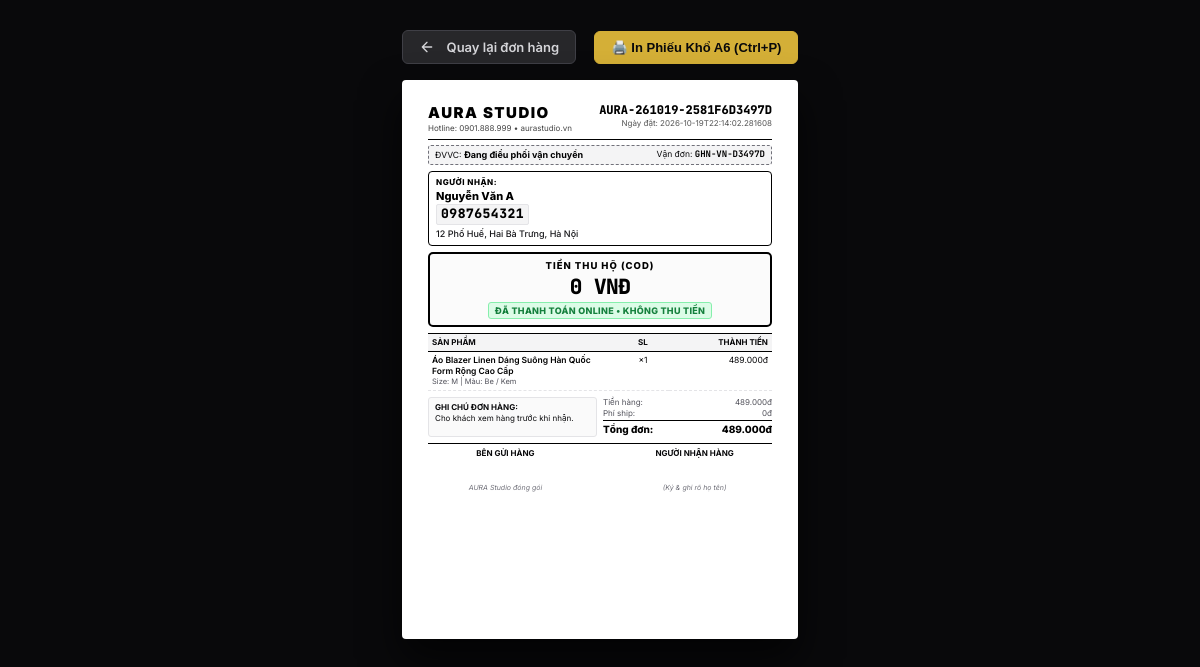
Before: /admin/orders/AURA-261019-2581F6D3497D/print (signed in) with the older database file.
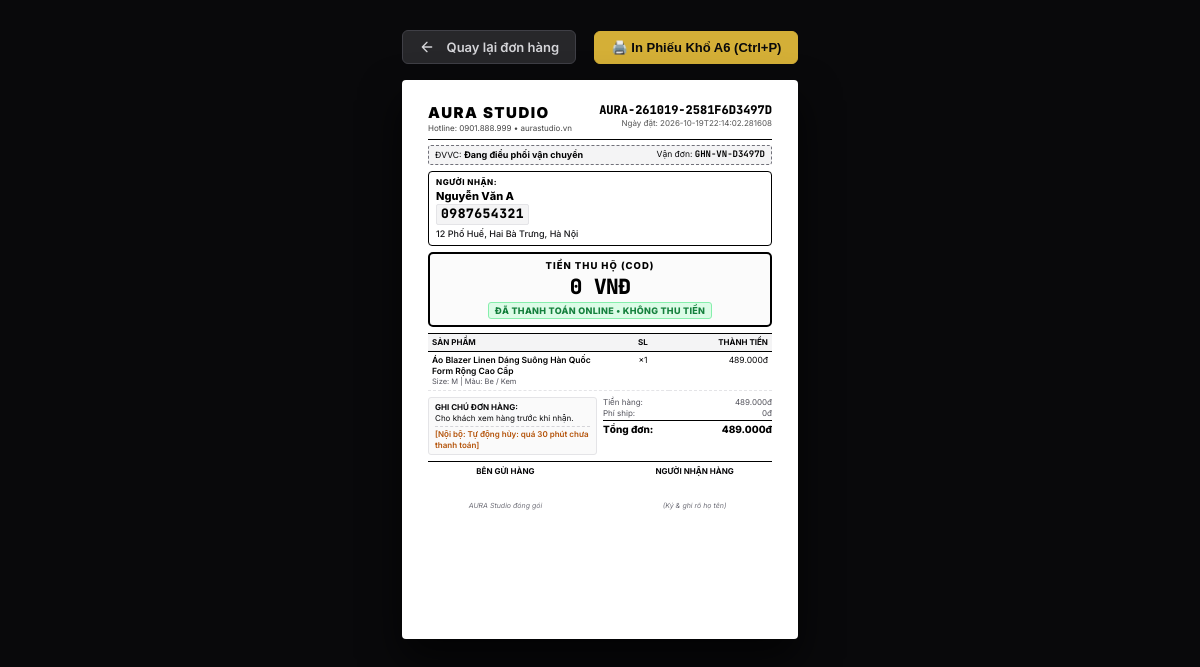
After: the same page with the newer database file.
### app/db/models.py (models this page shows)
class OrderDB(Base):
    __tablename__ = "orders"
    order_id = Column(String, primary_key=True)
    user_id = Column(String, index=True, nullable=True)
    customer_name = Column(String, nullable=False)
    customer_phone = Column(String, nullable=False)
    customer_email = Column(String, nullable=True)
    customer_address = Column(String, nullable=False)
    province = Column(String, nullable=True)
    district = Column(String, nullable=True)
    ward = Column(String, nullable=True)
    specific_address = Column(String, nullable=True)
    customer_note = Column(String, nullable=True)
    payment_method = Column(String, nullable=False)
    payment_status = Column(String, default="unpaid", nullable=False)
    order_status = Column(String, default="pending_payment", index=True, nullable=False)
    carrier = Column(String, default="Giao Hàng Nhanh (GHN Express)", nullable=True)
    tracking_code = Column(String, nullable=True, index=True)
    shipping_status = Column(String, default="ready_to_pick", nullable=True)
    estimated_delivery = Column(String, nullable=True)
    total_amount = Column(Integer, nullable=False)
    subtotal = Column(Integer, nullable=False)
    shipping_fee = Column(Integer, default=0, nullable=False)
    discount_amount = Column(Integer, default=0, nullable=False)
    voucher_code = Column(String, nullable=True)
    quote_json = Column(Text, nullable=True)
    internal_note = Column(Text, nullable=True)
    refund_bank_name = Column(String, nullable=True)
    refund_account_number = Column(String, nullable=True)
    refund_account_holder = Column(String, nullable=True)
    paid_at = Column(String, nullable=True)
    created_at = Column(String, nullable=False, index=True)
    items = relationship("OrderItemDB", back_populates="order", cascade="all, delete-orphan")

### app/routers/admin.py (the view)
@router.get("/admin/orders/{order_id}/print", response_class=HTMLResponse)
def admin_order_print_page(order_id: str, request: Request, admin: User = Depends(require_admin_page)):
    order = db_service.get_order_by_id(order_id)
    if not order:
        order = order_service.get_order_by_id(order_id)
    if not order:
        raise HTTPException(status_code=404, detail=f"Không tìm thấy đơn hàng '{order_id}' để in phiếu")
    cust_phone = order.get("customer_phone") or order.get("customer", {}).get("phone", "")
    cust_name = order.get("customer_name") or order.get("customer", {}).get("name", "Khách hàng")
    cust_addr = order.get("customer_address") or order.get("customer", {}).get("address", "")
    cust_note = order.get("customer_note") or order.get("customer", {}).get("note", "")
    is_cod = (order.get("payment_method") == "cod") and (order.get("payment_status") != "paid")
    total_amount = order.get("total_amount") or order.get("quote", {}).get("total", 0)
    cod_amount = total_amount if is_cod else 0
    quote = order.get("quote", {})
    items = quote.get("lines") or order.get("items") or []
    ctx = base_context(
        request,
        user=admin,
        order=order,
        order_id=order.get("order_id") or order_id,
        customer_phone=cust_phone,
        customer_name=cust_name,
        customer_address=cust_addr,
        customer_note=cust_note,
        is_cod=is_cod,
        cod_amount=cod_amount,
        items=items,
        total_amount=total_amount,
        subtotal=order.get("subtotal") or quote.get("subtotal", 0),
        shipping_fee=order.get("shipping_fee") or quote.get("shipping_fee", 0),
        discount_amount=order.get("discount_amount") or quote.get("discount_amount", 0),
        created_at=order.get("created_at") or "",
        payment_method=order.get("payment_method"),
        payment_status=order.get("payment_status"),
        carrier=order.get("carrier") or "Giao Hàng Nhanh (GHN Express)",
        tracking_code=order.get("tracking_code") or "",
        internal_note=order.get("internal_note") or "",
    )
    return templates.TemplateResponse(request, "admin/order_print.html", ctx)

### app/core/logging.py (called while the page is built)
    def filter(self, record: logging.LogRecord) -> bool:
        if not hasattr(record, "request_id") or not record.request_id:
            record.request_id = request_id_ctx.get() or "-"
        return True

    def format(self, record: logging.LogRecord) -> str:
        if not hasattr(record, "request_id") or not record.request_id:
            record.request_id = request_id_ctx.get() or "-"
        msg = super().format(record)
        return PHONE_RE.sub(r"\1\2****\4", msg)

### app/templates/admin/order_print.html (shortened to what this page needs)
<!DOCTYPE html>
<html lang="vi">
<head>
</head>
<body>
  <div class="action-toolbar no-print">
    <a href="/admin/orders" onclick="safeBack('/admin/orders'); return false;" class="btn btn-secondary" aria-label="Quay lại danh sách đơn hàng">
      <svg width="16" height="16" viewBox="0 0 24 24" fill="none" stroke="currentColor" stroke-width="2" stroke-linecap="round" stroke-linejoin="round" aria-hidden="true" style="display:inline-block; vertical-align:middle; margin-right:4px;">
        <path d="M19 12H5M12 19l-7-7 7-7"/>
      </svg>
      <span>Quay lại đơn hàng</span>
    </a>
    <button onclick="window.print()" class="btn btn-primary" id="btn-print">
      🖨️ In Phiếu Khổ A6 (Ctrl+P)
    </button>
  </div>
  <div class="a6-sheet" id="print-sheet">
    <div class="header-row">
      <div>
        <h1 class="brand-title">AURA STUDIO</h1>
        <p class="brand-sub">Hotline: 0901.888.999 • aurastudio.vn</p>
      </div>
      <div class="order-meta">
        <div class="order-code">{{ order_id }}</div>
        <div class="order-date">Ngày đặt: {{ created_at }}</div>
      </div>
    </div>
    <div class="carrier-box">
      <div>ĐVVC: <strong>{{ carrier }}</strong></div>
      <div>Vận đơn: <strong style="font-family: 'JetBrains Mono', monospace;">{{ tracking_code if tracking_code else order_id }}</strong></div>
    </div>
    <div class="address-grid">
      <div class="info-card recipient">
        <div class="info-label">NGƯỜI NHẬN:</div>
        <div class="customer-name">{{ customer_name }}</div>
        <div class="customer-phone" id="print-customer-phone">{{ customer_phone }}</div>
        <div class="customer-address">{{ customer_address }}</div>
      </div>
    </div>
    <div class="cod-section {% if is_cod %}is-cod-active{% endif %}" id="print-cod-box">
      <div class="cod-header">TIỀN THU HỘ (COD)</div>
      <div class="cod-amount-display" id="print-cod-amount">
        {% if is_cod %}
          {{ "{:,}".format(cod_amount).replace(",", ".") }} VNĐ
        {% else %}
          0 VNĐ
        {% endif %}
      </div>
      <div class="cod-instruction">
        {% if is_cod %}
          NGƯỜI NHẬN THANH TOÁN TIỀN KHI NHẬN HÀNG
        {% else %}
          <span class="cod-badge-paid">ĐÃ THANH TOÁN ONLINE • KHÔNG THU TIỀN</span>
        {% endif %}
      </div>
    </div>
    <table class="items-table">
      <thead>
        <tr>
          <th style="width: 55%;">Sản phẩm</th>
          <th class="text-center" style="width: 15%;">SL</th>
          <th class="text-right" style="width: 30%;">Thành tiền</th>
        </tr>
      </thead>
      <tbody>
        {% for item in items %}
        <tr>
          <td>
            <div class="item-name">{{ item.name }}</div>
            <div class="item-variant">Size: {{ item.size or '-' }} | Màu: {{ item.color or '-' }}</div>
          </td>
          <td class="text-center font-bold">×{{ item.quantity }}</td>
          <td class="text-right font-mono">{{ "{:,}".format(item.line_total or (item.unit_price * item.quantity)).replace(",", ".") }}đ</td>
        </tr>
        {% endfor %}
      </tbody>
    </table>
    <div class="summary-grid">
      <div class="notes-box">
        <strong>Ghi chú đơn hàng:</strong>
        <div>{{ customer_note if customer_note else "Cho khách xem hàng trước khi nhận." }}</div>
        {% if internal_note %}
        <div class="internal-note-box">
          [Nội bộ: {{ internal_note }}]
        </div>
        {% endif %}
      </div>
      <div class="calc-box">
        <div class="calc-row">
          <span>Tiền hàng:</span>
          <span class="font-mono">{{ "{:,}".format(subtotal).replace(",", ".") }}đ</span>
        </div>
        <div class="calc-row">
          <span>Phí ship:</span>
          <span class="font-mono">{{ "{:,}".format(shipping_fee).replace(",", ".") }}đ</span>
        </div>
        <div class="calc-row total-row">
          <span>Tổng đơn:</span>
          <span class="font-mono">{{ "{:,}".format(total_amount).replace(",", ".") }}đ</span>
        </div>
      </div>
    </div>
    <div class="signature-row">
      <div class="sig-col">
        <div class="sig-title">Bên gửi hàng</div>
        <div class="sig-space"></div>
        <div class="sig-sub">AURA Studio đóng gói</div>
      </div>
      <div class="sig-col">
        <div class="sig-title">Người nhận hàng</div>
        <div class="sig-space"></div>
        <div class="sig-sub">(Ký & ghi rõ họ tên)</div>
      </div>
    </div>
  </div>
</body>
</html>

Changed rows visible on the page:
changed OrderDB "AURA-261019-2581F6D3497D": internal_note (not shown) → "Tự động hủy: quá 30 phút chưa thanh toán"
Other visible differences:
text now shown: "[Nội bộ: ]"
